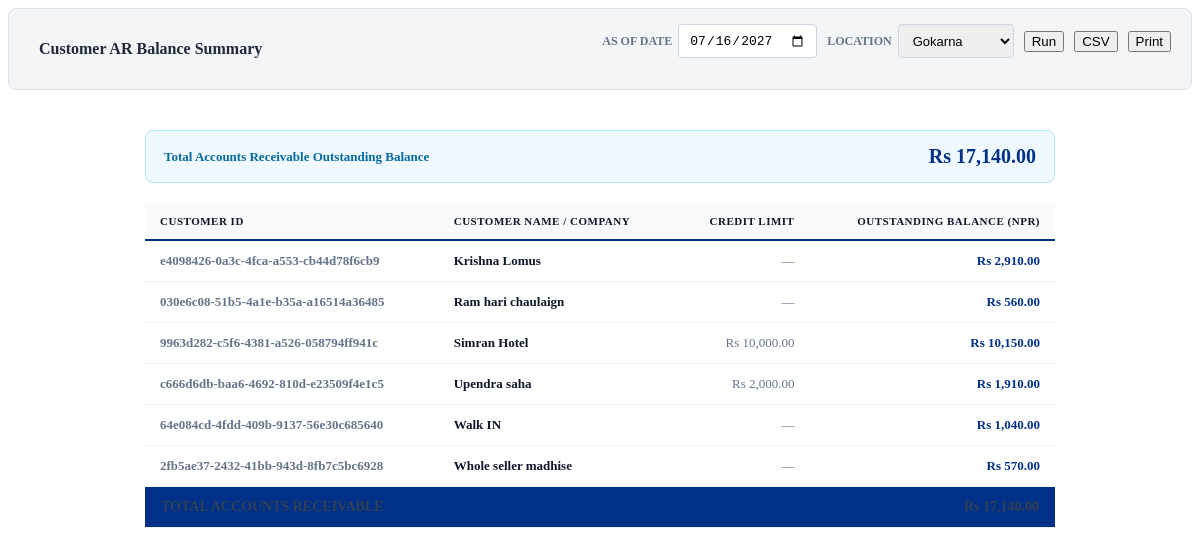
/forms/modules/reports/customers/ar_balance_summary_list.php, run on the app's committed database.
### tables this page shows
CREATE TABLE `system_info` (
  `id` int(30) NOT NULL,
  `meta_field` text NOT NULL,
  `meta_value` text NOT NULL
);

CREATE TABLE `customers` (
  `id` varchar(36) NOT NULL,
  `customer_code` varchar(20) DEFAULT NULL,
  `full_name` varchar(150) NOT NULL,
  `customer_type` enum('retail','wholesale','bar','hotel') NOT NULL,
  `location_id` varchar(36) DEFAULT NULL,
  `phone` varchar(20) DEFAULT NULL,
  `email` varchar(150) DEFAULT NULL,
  `pan_number` varchar(20) DEFAULT NULL,
  `receivable_account_id` varchar(36) NOT NULL,
  `credit_limit` decimal(14,2) DEFAULT NULL,
  `payment_terms_days` int(11) DEFAULT NULL,
  `is_active` tinyint(1) NOT NULL DEFAULT 1,
  `created_at` timestamp NOT NULL DEFAULT current_timestamp(),
  `is_deleted` tinyint(1) DEFAULT 0,
  `updated_at` timestamp NOT NULL DEFAULT current_timestamp() ON UPDATE current_timestamp()
);

### database/DBConnection.php (called while the page is built, shortened)
<?php
class DBConnection
{
    private $host = 'localhost';
    private $username = 'root';
    private $password = '';
    private $database = 'sms_db';
    private $conn;
    private static $instance       = null;
    private function __construct()
    {
        try {
            $this->conn = new PDO(
                "mysql:host={$this->host};dbname={$this->database};charset=utf8mb4",
                $this->username,
                $this->password,
                [
                    PDO::ATTR_ERRMODE            => PDO::ERRMODE_EXCEPTION,
                    PDO::ATTR_DEFAULT_FETCH_MODE => PDO::FETCH_ASSOC,
                    PDO::ATTR_EMULATE_PREPARES   => false,
                    PDO::MYSQL_ATTR_USE_BUFFERED_QUERY => true,
                    PDO::ATTR_PERSISTENT         => false,
                ]
            );
            $this->conn->exec("SET SESSION sql_mode = 'STRICT_TRANS_TABLES,NO_ZERO_DATE,NO_ZERO_IN_DATE,ERROR_FOR_DIVISION_BY_ZERO';");
        } catch (PDOException $e) {
            die("Connection failed: " . $e->getMessage());
        }
    }
    public function initAccountTypeMaster()
    {
        try {
            $sqlCreateTable = "CREATE TABLE IF NOT EXISTS `AccountTypeMaster` (
              `AccountTypeId` INT AUTO_INCREMENT PRIMARY KEY,
              `AccountTypeName` VARCHAR(100) NOT NULL UNIQUE,
              `Category` ENUM('Asset', 'Liability', 'Equity', 'Income', 'Expense') NOT NULL,
              `NormalBalance` ENUM('Debit', 'Credit') NOT NULL,
              `Description` VARCHAR(255) NULL,
              `IsSystem` TINYINT(1) NOT NULL DEFAULT 1,
              `IsActive` TINYINT(1) NOT NULL DEFAULT 1,
              `SortOrder` INT NOT NULL DEFAULT 0,
              `created_at` TIMESTAMP DEFAULT CURRENT_TIMESTAMP,
              `updated_at` TIMESTAMP DEFAULT CURRENT_TIMESTAMP ON UPDATE CURRENT_TIMESTAMP
            ) ENGINE=InnoDB DEFAULT CHARSET=utf8mb4 COLLATE=utf8mb4_general_ci;";
            $this->conn->exec($sqlCreateTable);
            $this->conn->exec("
                UPDATE accounts a
                JOIN AccountTypeMaster atm ON (
                    (a.account_subtype IN ('bank', 'cash') AND atm.AccountTypeName = 'Bank') OR
                    (a.account_subtype = 'receivable' AND atm.AccountTypeName = 'Accounts Receivable') OR
                    (a.account_subtype = 'inventory' AND atm.AccountTypeName = 'Inventory Asset') OR
                    (a.account_subtype = 'payable' AND atm.AccountTypeName = 'Accounts Payable') OR
                    (a.account_subtype = 'tax' AND atm.AccountTypeName = 'Other Current Liability') OR
                    (a.account_subtype = 'cogs' AND atm.AccountTypeName = 'Cost of Goods Sold') OR
                    (a.account_subtype = 'sales' AND atm.AccountTypeName = 'Sales Income') OR
                    (a.account_name LIKE '%Fixed Asset%' AND atm.AccountTypeName = 'Fixed Asset') OR
                    (a.account_name LIKE '%Capital%' AND atm.AccountTypeName = 'Owner\'s Equity') OR
                    (a.account_name LIKE '%Retained Earnings%' AND atm.AccountTypeName = 'Retained Earnings') OR
                    (a.account_name LIKE '%Income Summary%' AND atm.AccountTypeName = 'Current Year Earnings') OR
                    (a.account_name LIKE '%Operating%' AND atm.AccountTypeName = 'Operating Expense') OR
                    (a.account_type = 'expense' AND a.account_subtype = 'other' AND atm.AccountTypeName = 'Operating Expense') OR
                    (a.account_type = 'asset' AND a.account_subtype = 'other' AND atm.AccountTypeName = 'Other Current Asset') OR
                    (a.account_type = 'liability' AND a.account_subtype = 'other' AND atm.AccountTypeName = 'Other Current Liability') OR
                    (a.account_type = 'equity' AND a.account_subtype = 'other' AND atm.AccountTypeName = 'Owner\'s Equity') OR
                    (a.account_type = 'income' AND a.account_subtype = 'other' AND atm.AccountTypeName = 'Other Income')
                )
                SET a.account_type_id = atm.AccountTypeId
                WHERE a.account_type_id IS NULL;
            ");
            $this->conn->exec("
                UPDATE accounts a
                JOIN AccountTypeMaster atm ON (
                    (a.account_type = 'asset' AND atm.AccountTypeName = 'Other Current Asset') OR
                    (a.account_type = 'liability' AND atm.AccountTypeName = 'Other Current Liability') OR
                    (a.account_type = 'equity' AND atm.AccountTypeName = 'Owner\'s Equity') OR
                    (a.account_type = 'income' AND atm.AccountTypeName = 'Other Income') OR
                    (a.account_type = 'expense' AND atm.AccountTypeName = 'Operating Expense')
                )
                SET a.account_type_id = atm.AccountTypeId
                WHERE a.account_type_id IS NULL;
            ");
            $this->conn->exec("
                UPDATE accounts a
                JOIN AccountTypeMaster atm ON a.account_type_id = atm.AccountTypeId
                SET a.account_subtype = atm.AccountTypeName,
                    a.account_type = LOWER(atm.Category),
                    a.normal_balance = LOWER(atm.NormalBalance);
            ");
        } catch (Exception $e) {
            error_log("initAccountTypeMaster error: " . $e->getMessage());
        }
    }
    public function initLocationMaster()
    {
        try {
            $sqlCreateTable = "CREATE TABLE IF NOT EXISTS `locations` (
              `id` VARCHAR(36) PRIMARY KEY,
              `name` VARCHAR(100) NOT NULL UNIQUE,
              `type` VARCHAR(50) NOT NULL DEFAULT 'Warehouse',
              `description` VARCHAR(255) NULL,
              `is_active` TINYINT(1) NOT NULL DEFAULT 1,
              `is_deleted` TINYINT(1) NOT NULL DEFAULT 0,
              `created_at` TIMESTAMP DEFAULT CURRENT_TIMESTAMP,
              `updated_at` TIMESTAMP DEFAULT CURRENT_TIMESTAMP ON UPDATE CURRENT_TIMESTAMP,
              `deleted_at` DATETIME NULL
            ) ENGINE=InnoDB DEFAULT CHARSET=utf8mb4 COLLATE=utf8mb4_general_ci;";
            $this->conn->exec($sqlCreateTable);
            $defLocRow = $this->conn->query("SELECT id FROM `locations` WHERE `is_default` = 1 AND `is_deleted` = 0 LIMIT 1")->fetch();
            $defaultLocId = $defLocRow['id'] ?? 'loc-main-retail';
            $this->conn->exec("UPDATE `transaction_headers` SET `location_id` = '{$defaultLocId}' WHERE `location_id` IS NULL OR `location_id` = ''");
        } catch (Exception $e) {
            error_log("initLocationMaster error: " . $e->getMessage());
        }
    }
    public function initPasswordResetsTable()
    {
        try {
            $sqlCreateTable = "CREATE TABLE IF NOT EXISTS `password_resets` (
              `id` INT AUTO_INCREMENT PRIMARY KEY,
              `user_id` VARCHAR(36) NOT NULL,
              `username` VARCHAR(50) NOT NULL,
              `email` VARCHAR(150) NOT NULL,
              `token` VARCHAR(255) NOT NULL,
              `otp_code` VARCHAR(6) NOT NULL,
              `expires_at` DATETIME NOT NULL,
              `is_used` TINYINT(1) DEFAULT 0,
              `created_at` TIMESTAMP DEFAULT CURRENT_TIMESTAMP,
              KEY `idx_token` (`token`),
              KEY `idx_user_id` (`user_id`),
              KEY `idx_otp` (`otp_code`)
            ) ENGINE=InnoDB DEFAULT CHARSET=utf8mb4 COLLATE=utf8mb4_general_ci;";
            $this->conn->exec($sqlCreateTable);
        } catch (Exception $e) {
            error_log("initPasswordResetsTable error: " . $e->getMessage());
        }
    }
    public function initExpensesTableFix()
    {
        try {
            $this->conn->exec("ALTER TABLE `expenses` MODIFY COLUMN `tax_amount` DECIMAL(14,2) NOT NULL DEFAULT 0.00");
        } catch (Exception $e) {
            error_log("initExpensesTableFix error: " . $e->getMessage());
        }
    }
    public static function getInstance()
    {
        if (!self::$instance) {
            self::$instance = new DBConnection();
            self::$instance->bootSchema();
        }
        return self::$instance;
    }
    public function fetchOne($sql, $params = [])
    {
        $stmt = $this->conn->prepare($sql);
        $stmt->execute($params);
        return $stmt->fetch();
    }
    public function fetchAll($sql, $params = [])
    {
        $stmt = $this->conn->prepare($sql);
        $stmt->execute($params);
        return $stmt->fetchAll();
    }
}
function db()
{
    return DBConnection::getInstance();
}
?>

### forms/modules/reports/customers/ar_balance_summary_list.php (the view, shortened to what this page needs)
<?php
require_once 'database/DBConnection.php';
require_once 'forms/modules/reports/rpt_helpers.php';
$db = db();
$today     = date('Y-m-d');
$date_to   = $_GET['date_to'] ?? $today;
$cust_balances = $db->fetchAll("
    SELECT c.id, c.full_name, c.credit_limit, COALESCE(SUM(ci.balance_due), 0.00) as balance
    FROM customers c
    JOIN customer_invoices ci ON c.id = ci.customer_id
    JOIN transaction_headers h ON ci.header_id = h.id
    WHERE c.is_active = 1 AND c.is_deleted = 0 AND h.is_deleted = 0 AND h.status NOT IN ('void', 'voided', 'draft')
      AND h.txn_date <= ?
    GROUP BY c.id, c.full_name, c.credit_limit
    HAVING balance > 0.01
    ORDER BY c.full_name ASC
", [$date_to]);
$total_ar_balance = array_sum(array_column($cust_balances, 'balance'));
?>
<div class="ns-portlet" style="max-width: 950px; margin: 0 auto;">
    <div class="ns-portlet-content" style="padding: 20px;">
        <div style="display:flex; justify-content:space-between; align-items:center; margin-bottom:20px; padding:14px 18px; background:#f0f9ff; border:1px solid #bae6fd; border-radius:8px;">
            <div style="font-size:13px; font-weight:700; color:#0369a1;">
                <i class="fas fa-users"></i> Total Accounts Receivable Outstanding Balance
            </div>
            <div style="font-size:20px; font-weight:800; color:#003087;">
                <?= rpt_currency($total_ar_balance) ?>
            </div>
        </div>
        <table class="ns-report-table-static" id="tbl-ar-summary">
            <thead>
                <tr>
                    <th>Customer ID</th>
                    <th>Customer Name / Company</th>
                    <th style="text-align:right">Credit Limit</th>
                    <th style="text-align:right">Outstanding Balance (NPR)</th>
                </tr>
            </thead>
            <tbody>
                <?php if (empty($cust_balances)): ?>
                    <tr><td colspan="4" style="text-align:center; padding:30px; color:#94a3b8;">No customer balances outstanding as of selected date.</td></tr>
                <?php else: ?>
                    <?php foreach ($cust_balances as $cb):
                        $name = $cb['full_name'];
                    ?>
                        <tr>
                            <td style="font-weight:700; color:#64748b;"><?= htmlspecialchars($cb['id']) ?></td>
                            <td style="font-weight:600; color:#0f172a;"><?= htmlspecialchars($name) ?></td>
                            <td style="text-align:right; color:#64748b;"><?= (float)$cb['credit_limit'] > 0 ? rpt_currency((float)$cb['credit_limit']) : '—' ?></td>
                            <td style="text-align:right; font-weight:700; color:#003087;"><?= rpt_currency((float)$cb['balance']) ?></td>
                        </tr>
                    <?php endforeach; ?>
                <?php endif; ?>
            </tbody>
            <tfoot>
                <tr style="background:#003087; color:#fff; font-weight:900; font-size:14px">
                    <td colspan="3" style="padding:12px 16px">TOTAL ACCOUNTS RECEIVABLE</td>
                    <td style="text-align:right; padding:12px 16px"><?= rpt_currency($total_ar_balance) ?></td>
                </tr>
            </tfoot>
        </table>
    </div>
</div>

### forms/modules/reports/rpt_helpers.php (style rules this page uses)
.ns-table th, .ns-report-table-static th, table.dataTable thead th { background-color: #f8fafc !important; border-bottom: 2px solid #003087 !important; color: #0f172a !important; font-weight: 700 !important; text-transform: uppercase !important; }
.ns-report-table-static { width: 100%; border-collapse: collapse; font-size: 13px; }
.ns-report-table-static th { background: #f8f9fa; color: #64748b; font-weight: 700; text-transform: uppercase; font-size: 11px; letter-spacing: 0.5px; padding: 12px 15px; border-bottom: 2px solid #edf2f7; text-align: left; }
.ns-report-table-static td { padding: 12px 15px; border-bottom: 1px solid #edf2f7; color: #334155; }

### data on the page
system_info: meta_value "Rs 17,140.00"
customers: id "e4098426-0a3c-4fca-a553-cb44d78f6cb9", full_name "Krishna Lomus", balance "Rs 2,910.00"
customers: id "030e6c08-51b5-4a1e-b35a-a16514a36485", full_name "Ram hari chaulaign", balance "Rs 560.00"
customers: id "9963d282-c5f6-4381-a526-058794ff941c", full_name "Simran Hotel", credit_limit.meta_value "Rs 10,000.00", balance "Rs 10,150.00"
customers: id "c666d6db-baa6-4692-810d-e23509f4e1c5", full_name "Upendra saha", credit_limit.meta_value "Rs 2,000.00", balance "Rs 1,910.00"
customers: id "64e084cd-4fdd-409b-9137-56e30c685640", full_name "Walk IN", balance "Rs 1,040.00"
customers: id "2fb5ae37-2432-41bb-943d-8fb7c5bc6928", full_name "Whole seller madhise", balance "Rs 570.00"

### other printed values
$title "Customer AR Balance Summary"
$f['label'] "AS OF DATE"
$f['label'] "LOCATION"
form field location_id "Gokarna"
